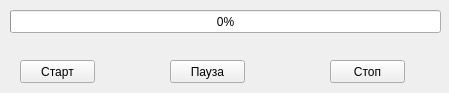
<?xml version="1.0" encoding="UTF-8"?>
<ui version="4.0">
 <class>CustomWidget</class>
 <widget class="QWidget" name="CustomWidget">
  <property name="geometry">
   <rect>
    <x>0</x>
    <y>0</y>
    <width>449</width>
    <height>93</height>
   </rect>
  </property>
  <property name="windowTitle">
   <string>customwidget</string>
  </property>
  <widget class="QProgressBar" name="m_processBar">
   <property name="geometry">
    <rect>
     <x>10</x>
     <y>10</y>
     <width>431</width>
     <height>23</height>
    </rect>
   </property>
   <property name="value">
    <number>0</number>
   </property>
  </widget>
  <widget class="QPushButton" name="m_startBtn">
   <property name="geometry">
    <rect>
     <x>20</x>
     <y>60</y>
     <width>75</width>
     <height>23</height>
    </rect>
   </property>
   <property name="text">
    <string>Старт</string>
   </property>
  </widget>
  <widget class="QPushButton" name="m_pauseBtn">
   <property name="geometry">
    <rect>
     <x>170</x>
     <y>60</y>
     <width>75</width>
     <height>23</height>
    </rect>
   </property>
   <property name="text">
    <string>Пауза</string>
   </property>
  </widget>
  <widget class="QPushButton" name="m_stopBtn">
   <property name="geometry">
    <rect>
     <x>330</x>
     <y>60</y>
     <width>75</width>
     <height>23</height>
    </rect>
   </property>
   <property name="text">
    <string>Стоп</string>
   </property>
  </widget>
 </widget>
 <resources/>
 <connections/>
</ui>
